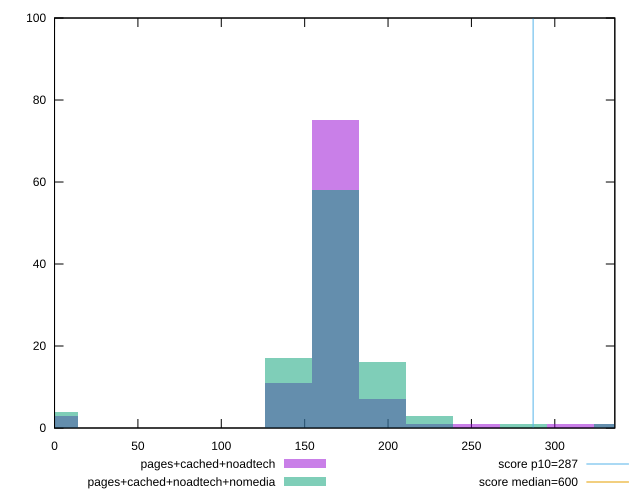

The script that saved this image:
reset

$pagesCachedNoadtech <<EOF
168.67945609276782 75
196.7926987748958 7
140.56621341063985 11
0 3
337.35891218553564 1
253.01918413915175 1
309.24566950340767 1
224.90594145702377 1
EOF

$pagesCachedNoadtechNomedia <<EOF
140.56621341063985 17
168.67945609276782 58
196.7926987748958 16
0 4
337.35891218553564 1
224.90594145702377 3
281.1324268212797 1
EOF

set key outside below
set boxwidth 28.11324268212797
set xrange [0:336]
set yrange [0:100]
set trange [0:100]
set style fill transparent solid 0.5 noborder

set parametric
set terminal svg size 640, 500 enhanced background rgb 'white'
set output "report_00009_2021-02-08T22-37-41.559Z/total-blocking-time/comparison/histogram/2_vs_3.svg"

plot $pagesCachedNoadtech title "pages+cached+noadtech" with boxes, \
     $pagesCachedNoadtechNomedia title "pages+cached+noadtech+nomedia" with boxes, \
     287,t title "score p10=287", \
     600,t title "score median=600"

reset
